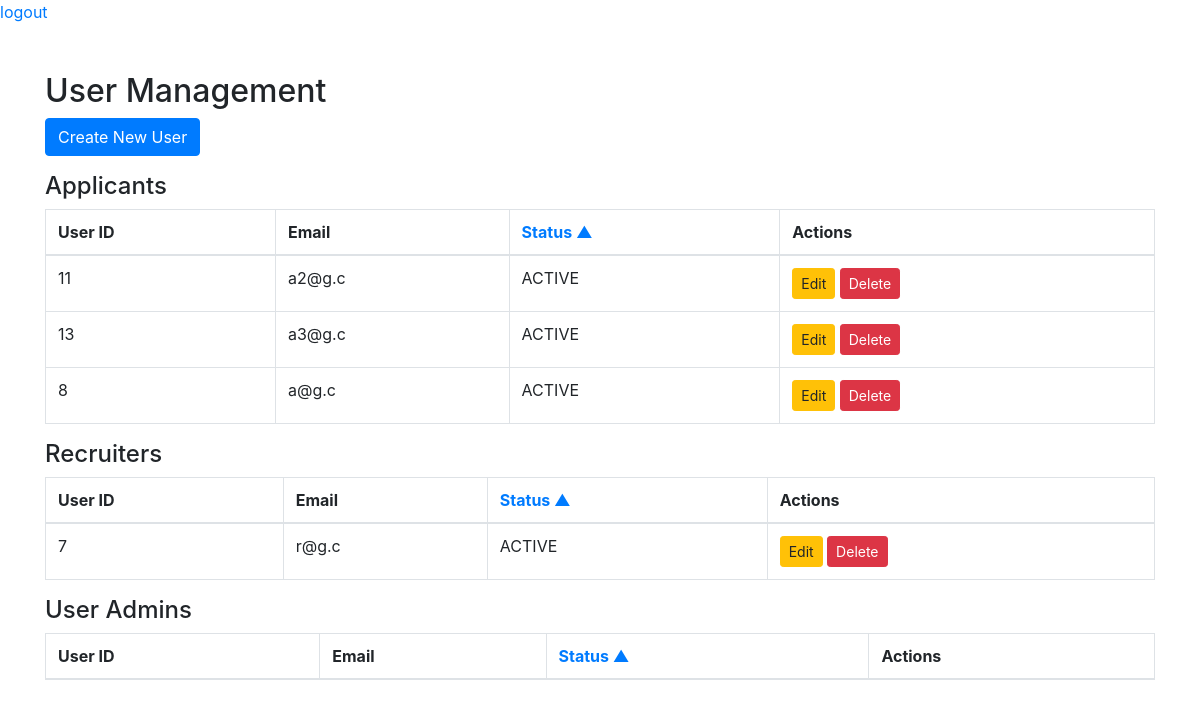
Page /user_admin/dashboard.php (signed in) on the committed database.
### tables this page shows
CREATE TABLE `users` (
  `user_id` int(11) NOT NULL,
  `email` varchar(100) NOT NULL,
  `password` varchar(255) NOT NULL,
  `role` enum('APPLICANT','RECRUITER','USER_ADMIN') NOT NULL,
  `last_login` datetime DEFAULT NULL,
  `registration_date` datetime NOT NULL DEFAULT current_timestamp(),
  `status` enum('ACTIVE','INACTIVE','BANNED') DEFAULT 'ACTIVE'
);

### user_admin/dashboard.php (the view, shortened to what this page needs)
<?php
include 'header.php';
$current_user_id = $_SESSION['user_id'];
$applicant_sort = isset($_GET['applicant_sort']) && $_GET['applicant_sort'] === 'DESC' ? 'DESC' : 'ASC';
$recruiter_sort = isset($_GET['recruiter_sort']) && $_GET['recruiter_sort'] === 'DESC' ? 'DESC' : 'ASC';
$admin_sort = isset($_GET['admin_sort']) && $_GET['admin_sort'] === 'DESC' ? 'DESC' : 'ASC';
function fetchUsersByRole($conn, $role, $status_sort, $current_user_id)
{
    $query = "SELECT * FROM users WHERE role = ? AND user_id != ? ORDER BY status $status_sort, email ASC";
    $stmt = $conn->prepare($query);
    $stmt->bind_param("si", $role, $current_user_id);
    $stmt->execute();
    $result = $stmt->get_result();
    return $result->fetch_all(MYSQLI_ASSOC);
}
$applicants = fetchUsersByRole($conn, 'APPLICANT', $applicant_sort, $current_user_id);
$recruiters = fetchUsersByRole($conn, 'RECRUITER', $recruiter_sort, $current_user_id);
?>
<!DOCTYPE html>
<html lang="en">
<head>
    <link rel="stylesheet" href="https://maxcdn.bootstrapcdn.com/bootstrap/4.5.2/css/bootstrap.min.css">
</head>
<body>
    <div class="container mt-5">
        <h2>User Management</h2>
        <a href="create_user.php" class="btn btn-primary mb-3">Create New User</a>
        <h4>Applicants</h4>
        <table class="table table-bordered">
            <thead>
                <tr>
                    <th>User ID</th>
                    <th>Email</th>
                    <th>
                        <a href="?applicant_sort=<?php echo $applicant_sort === 'ASC' ? 'DESC' : 'ASC'; ?>" class="text-decoration-none">
                            Status <?php echo $applicant_sort === 'ASC' ? '▲' : '▼'; ?>
                        </a>
                    </th>
                    <th>Actions</th>
                </tr>
            </thead>
            <tbody>
                <?php foreach ($applicants as $applicant): ?>
                    <tr>
                        <td><?php echo htmlspecialchars($applicant['user_id']); ?></td>
                        <td><?php echo htmlspecialchars($applicant['email']); ?></td>
                        <td><?php echo htmlspecialchars($applicant['status']); ?></td>
                        <td>
                            <a href="edit_user.php?user_id=<?php echo $applicant['user_id']; ?>" class="btn btn-warning btn-sm">Edit</a>
                            <a href="?delete_user=<?php echo $applicant['user_id']; ?>" class="btn btn-danger btn-sm" onclick="return confirm('Are you sure you want to delete this user?');">Delete</a>
                        </td>
                    </tr>
                <?php endforeach; ?>
            </tbody>
        </table>
        <h4>Recruiters</h4>
        <table class="table table-bordered">
            <thead>
                <tr>
                    <th>User ID</th>
                    <th>Email</th>
                    <th>
                        <a href="?recruiter_sort=<?php echo $recruiter_sort === 'ASC' ? 'DESC' : 'ASC'; ?>" class="text-decoration-none">
                            Status <?php echo $recruiter_sort === 'ASC' ? '▲' : '▼'; ?>
                        </a>
                    </th>
                    <th>Actions</th>
                </tr>
            </thead>
            <tbody>
                <?php foreach ($recruiters as $recruiter): ?>
                    <tr>
                        <td><?php echo htmlspecialchars($recruiter['user_id']); ?></td>
                        <td><?php echo htmlspecialchars($recruiter['email']); ?></td>
                        <td><?php echo htmlspecialchars($recruiter['status']); ?></td>
                        <td>
                            <a href="edit_user.php?user_id=<?php echo $recruiter['user_id']; ?>" class="btn btn-warning btn-sm">Edit</a>
                            <a href="?delete_user=<?php echo $recruiter['user_id']; ?>" class="btn btn-danger btn-sm" onclick="return confirm('Are you sure you want to delete this user?');">Delete</a>
                        </td>
                    </tr>
                <?php endforeach; ?>
            </tbody>
        </table>
        <h4>User Admins</h4>
        <table class="table table-bordered">
            <thead>
                <tr>
                    <th>User ID</th>
                    <th>Email</th>
                    <th>
                        <a href="?admin_sort=<?php echo $admin_sort === 'ASC' ? 'DESC' : 'ASC'; ?>" class="text-decoration-none">
                            Status <?php echo $admin_sort === 'ASC' ? '▲' : '▼'; ?>
                        </a>
                    </th>
                    <th>Actions</th>
                </tr>
            </thead>
        </table>
    </div>
</body>
</html>

### user_admin/header.php
<a href="logout.php">logout</a>

### rows in the picture
users: user_id "11", email "a2@g.c", status "ACTIVE"
users: user_id "13", email "a3@g.c", status "ACTIVE"
users: user_id "8", email "a@g.c", status "ACTIVE"
users: user_id "7", email "r@g.c", status "ACTIVE"
